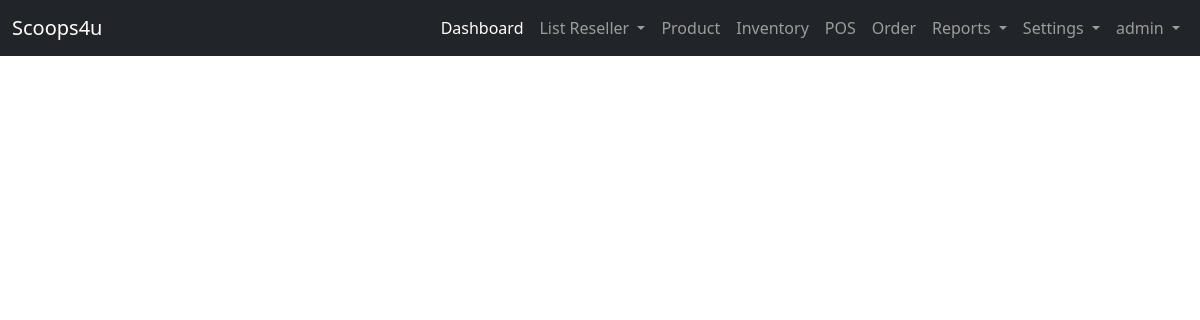
The app's page /user-site/transaction-orders/ (signed in), older data.
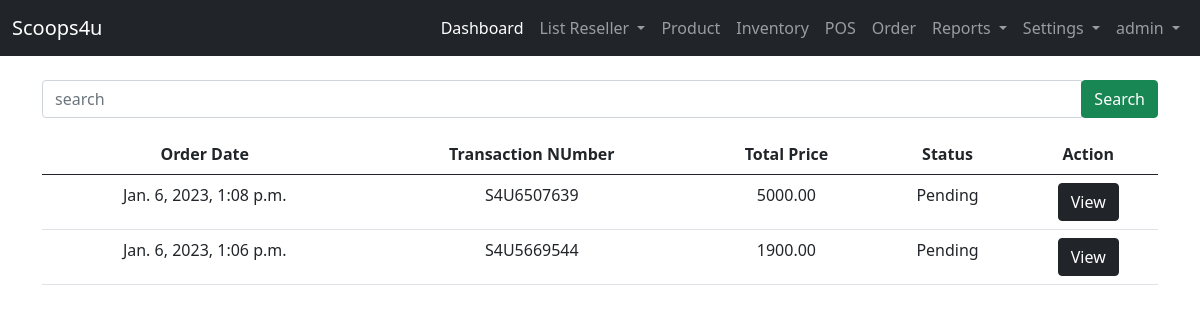
The same page, newer data.
### admin_site/models.py (models this page shows, shortened)
class Transaction(models.Model):
    ORDERSTATUS = ( ("Pending","Pending"),("Out for Shipping","Out for Shipping"),("Decline","Decline"),("Completed","Completed"))
    DELIVERY_OPTION = ( ("pickup","pickup"),("delivery","delivery"))
    transaction_no =  models.CharField(unique=True, max_length=200, null=False,verbose_name='Transaction Number')
    transaction_user = models.CharField(max_length=250, null=True, verbose_name='List Username')
    transaction_fname = models.CharField(max_length=250, null=True, verbose_name='First Name')
    transaction_lname = models.CharField(max_length=250, null=True, verbose_name='Last Name')
    transaction_address = models.TextField(null=False, verbose_name='Address')
    transaction_contactno = models.BigIntegerField( null=True, verbose_name='Contact Number')
    transaction_doption = models.CharField(max_length=250, choices= DELIVERY_OPTION, null=True, verbose_name='Delivery Option')
    transaction_preferred_date = models.CharField(max_length=250,  null=True,   verbose_name='Preferred Date')
    transaction_totalprice =  models.DecimalField( max_digits=10, decimal_places=2,null=True, verbose_name='Total Price')
    created_at =models.DateTimeField(default=timezone.now, verbose_name=' Date Ordered ')
    transaction_orderstatus = models.CharField(max_length=250, choices=ORDERSTATUS, null=True, default='Pending',verbose_name='Status')
    transaction_delivered = models.DateTimeField(null=True, blank=True, verbose_name='Delivered Time')

### admin_site/views.py (the view)
# urls.py: path('transaction-orders/', views.Transaction_orders, name='transaction_orders'),
@login_required(login_url='landing_page:login')
def Transaction_orders(request):
    list_transaction = Transaction.objects.filter(Q(transaction_orderstatus = "Pending")).order_by('-id')
    context = {
        'list_transaction':list_transaction
    }
    return render(request, 'admin_site/transaction/orders.html', context)

### templates/admin_site/transaction/orders.html (shortened to what this page needs)
{% extends 'admin_site/base.html' %}
{% block content %}
{% if list_transaction %}
<form action="{% url 'admin_site:search_transaction' %}" method="GET" class="my-3 ">
    <div class="input-group">
        <input type="text" class="form-control" name="search" placeholder="search" required>
        <div class="input-group-append">
            <button class="btn btn-success" type="submit">Search</button>
        </div>
    </div>
</form>
    <table class="table table-hover text-center" >
        <thead>
            <tr>
               <th>Order Date</th>
               <th>Transaction NUmber</th>
               <th>Total Price</th>
               <th>Status</th>
               <th>Action</th>
            </tr>
        </thead>
        <tbody>
            {% for list in list_transaction %}
            <tr>
                <td>{{ list.created_at}}</td>
                <td>{{ list.transaction_no }}</td>
                <td>{{ list.transaction_totalprice }}</td>
                <td>{{ list.transaction_orderstatus }}</td>
                <form action="{% url 'admin_site:transaction_view' list.id  %} " method="GET" >
                     <td><input type="submit" class="btn btn-dark" value="View"></td>
                </form>
            </tr>
            {% endfor %}
        </tbody>
    </table>
    {% endif %}
{% endblock content %}

Row changes from the older to the newer data that the page shows:
added Transaction: created_at "Jan. 6, 2023, 1:08 p.m.", transaction_no "S4U6507639", transaction_totalprice "5000.00", transaction_orderstatus "Pending"
added Transaction: created_at "Jan. 6, 2023, 1:06 p.m.", transaction_no "S4U5669544", transaction_totalprice "1900.00", transaction_orderstatus "Pending"
Text that changed along with them:
text now shown: "Search Order Date Transaction NUmber Total Price Status Action"
